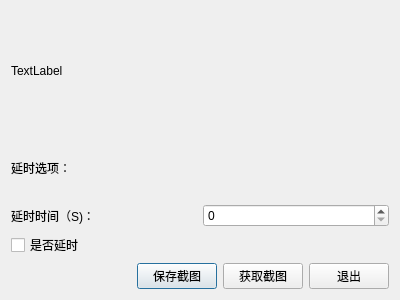
<?xml version="1.0" encoding="UTF-8"?>
<ui version="4.0">
 <class>snap</class>
 <widget class="QDialog" name="snap">
  <property name="geometry">
   <rect>
    <x>0</x>
    <y>0</y>
    <width>400</width>
    <height>300</height>
   </rect>
  </property>
  <property name="windowTitle">
   <string>Dialog</string>
  </property>
  <layout class="QVBoxLayout" name="verticalLayout_3">
   <item>
    <layout class="QVBoxLayout" name="verticalLayout_2">
     <item>
      <widget class="QLabel" name="screenlabel">
       <property name="text">
        <string>TextLabel</string>
       </property>
      </widget>
     </item>
     <item>
      <layout class="QVBoxLayout" name="verticalLayout">
       <item>
        <widget class="QLabel" name="label">
         <property name="text">
          <string>延时选项：</string>
         </property>
        </widget>
       </item>
       <item>
        <layout class="QHBoxLayout" name="horizontalLayout_2">
         <item>
          <widget class="QLabel" name="label_2">
           <property name="text">
            <string>延时时间（S)：</string>
           </property>
          </widget>
         </item>
         <item>
          <widget class="QSpinBox" name="spinBox"/>
         </item>
        </layout>
       </item>
       <item>
        <widget class="QCheckBox" name="checkBox">
         <property name="text">
          <string>是否延时</string>
         </property>
        </widget>
       </item>
      </layout>
     </item>
     <item>
      <layout class="QHBoxLayout" name="horizontalLayout">
       <item>
        <spacer name="horizontalSpacer">
         <property name="orientation">
          <enum>Qt::Horizontal</enum>
         </property>
         <property name="sizeHint" stdset="0">
          <size>
           <width>40</width>
           <height>20</height>
          </size>
         </property>
        </spacer>
       </item>
       <item>
        <widget class="QPushButton" name="pushButton_2">
         <property name="text">
          <string>保存截图</string>
         </property>
        </widget>
       </item>
       <item>
        <widget class="QPushButton" name="pushButton">
         <property name="text">
          <string>获取截图</string>
         </property>
        </widget>
       </item>
       <item>
        <widget class="QPushButton" name="pushButton_3">
         <property name="text">
          <string>退出</string>
         </property>
        </widget>
       </item>
      </layout>
     </item>
    </layout>
   </item>
  </layout>
  <zorder>label</zorder>
  <zorder>checkBox</zorder>
  <zorder>horizontalLayoutWidget</zorder>
  <zorder>horizontalLayoutWidget_2</zorder>
  <zorder>label_2</zorder>
  <zorder>screenlabel</zorder>
 </widget>
 <resources/>
 <connections/>
</ui>
